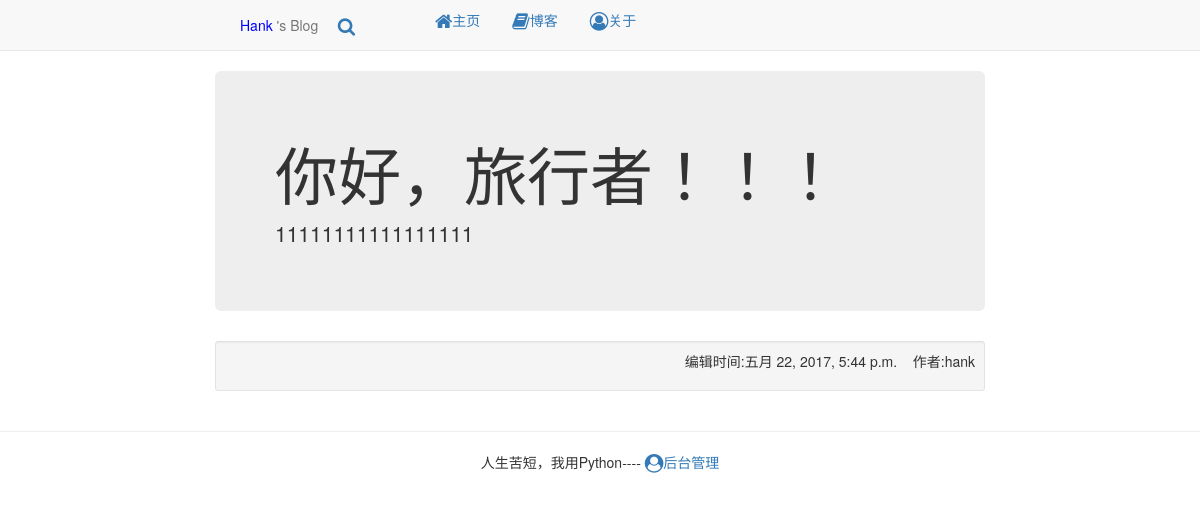
/, run on an earlier commit of the app's database.
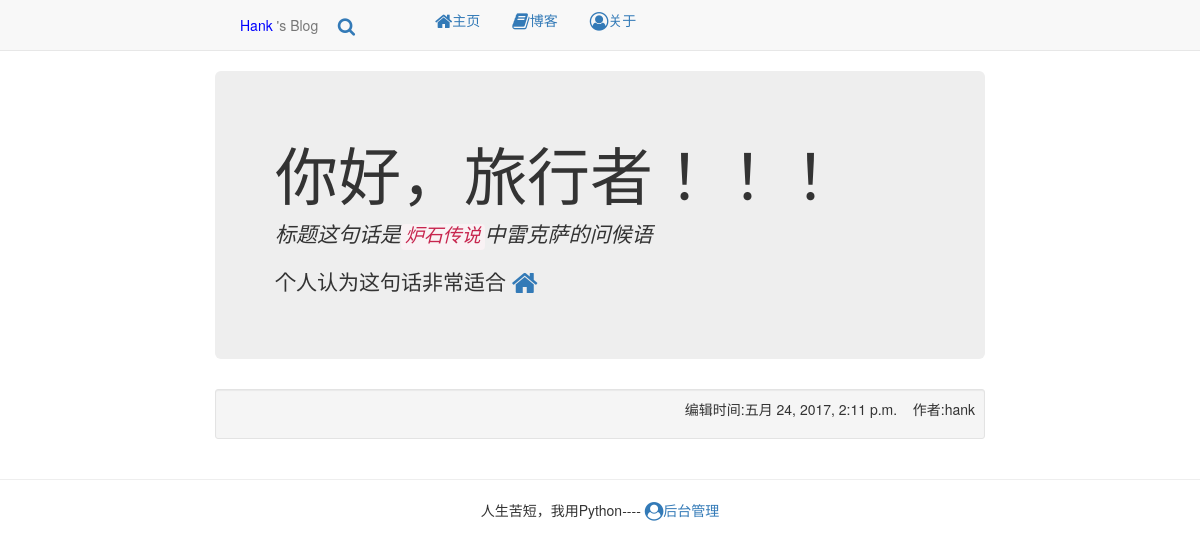
And on a later commit of the database.
### mainpage/models.py (models this page shows, shortened)
@python_2_unicode_compatible
class mainpage(models.Model):
	title = models.CharField(max_length=100)
	body = models.TextField()
	create_time = models.DateTimeField()
	author = models.ForeignKey(User)
	class Meta:
		ordering = ['-create_time',]

### mainpage/views.py (the view)
# urls.py: url(r"^[index]?$", views.pagetxt, name='pagetxt'),
def pagetxt(request):
	main = get_object_or_404(mainpage,pk=1)
	main.body = markdown.markdown(main.body, extensions=[
		'markdown.extensions.extra',
		'markdown.extensions.codehilite',
		'markdown.extensions.toc'])
	return render(request, 'blog/main.html', context={'main':main})

### templates/blog/main.html
{% extends 'basemain.html' %}
{% block basemain %}
<div class="row">
	<div class="col-md-2 col-sm-1 col-xs-0"></div>
	<div class="col-md-8 col-sm-10 col-xs-12">
		<div class="jumbotron">
		  <h1>{{main.title}}</h1>
		  	{{ main.body|safe }}
		</div>
		<div class="well well-sm"><p style="text-align: right">编辑时间:{{main.create_time}}&nbsp;&nbsp;&nbsp;&nbsp;作者:{{main.author}}</p></div>
	</div>
	<div class="col-md-2 col-sm-1 col-xs-0"></div>
</div>
{% endblock basemain %}

What changed in the data, as far as the page shows it:
changed mainpage "你好，旅行者！！！": body "11111111111111111" → "标题这句话是 炉石传说 中雷克萨的问候语 个人认为这句话非常适合"; create_time "五月 22, 2017, 5:44 p.m." → "五月 24, 2017, 2:11 p.m."
